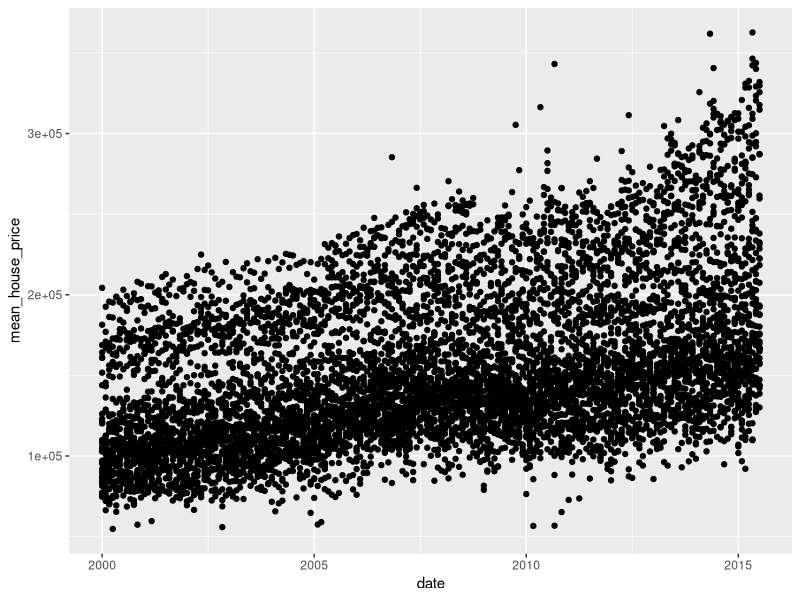
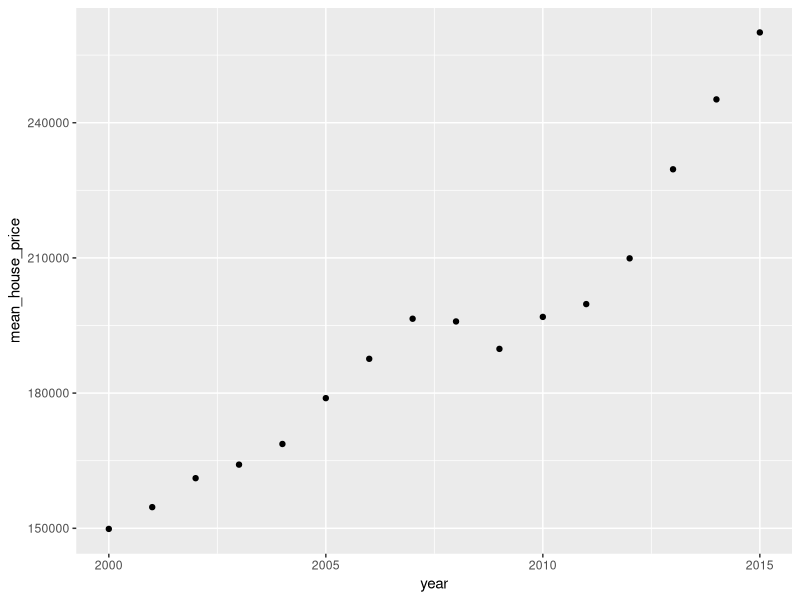
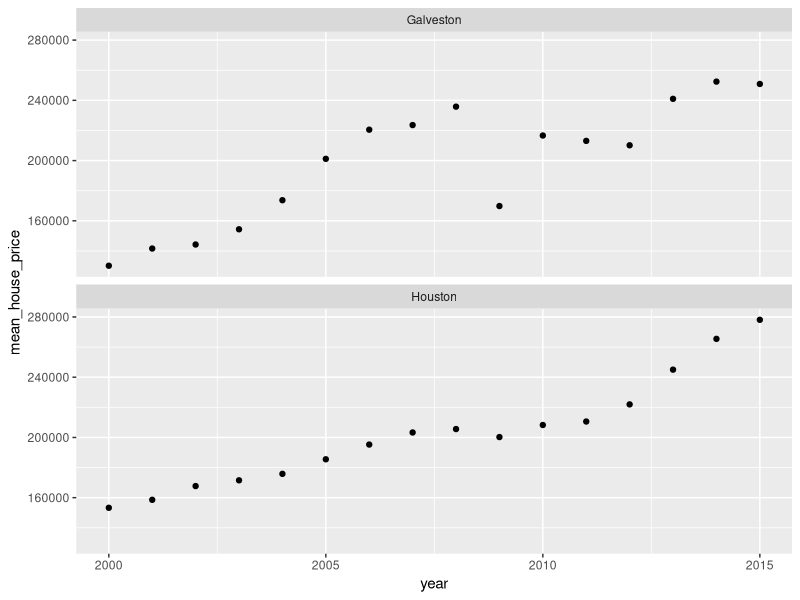

R code for these plots, in order:
library(tidyverse)
library(readxl)

# texas_housing_data <- read_csv("texas_housing_data.csv")

texas_housing_data <- get("txhousing") # dataset included in tidyverse!
head(texas_housing_data)

fed_data <-
  read_xlsx("../data/SCE-Public-LM-Quarterly-Microdata.xlsx")
head(fed_data)

fed_data <- 
  read_xlsx("../data/SCE-Public-LM-Quarterly-Microdata.xlsx", 
            sheet = "Data 2013", 
            skip = 1)
head(fed_data)

dim(fed_data) 
names(fed_data)

select(texas_housing_data, city, date, sales, listings)
select(texas_housing_data, -c(date, sales, listings, inventory))
select(texas_housing_data, city, date, sales, listings, everything())

dim(fed_data)
slim_fed_data <- select(fed_data, userid, weight, starts_with("L18"))
dim(slim_fed_data)
names(slim_fed_data)



mutate(texas_housing_data, mean_house_price = volume / sales)

texas_housing_data_w_mean <- 
  mutate(texas_housing_data, mean_house_price = volume / sales)

select(texas_housing_data_w_mean, 
       city, date, mean_house_price, median)

select(texas_housing_data, city, year, sales, volume)

texas_housing_data %>%
  select(city, year, sales, volume)

texas_housing_data %>%
  mutate(mean_house_price = volume / sales) %>%
  select(city, date, mean_house_price, median)

mutant_data <- 
texas_housing_data %>%
  mutate(mean_house_price = volume / sales,
         difference = mean_house_price - median,
         relative_market_size = percent_rank(volume),
         state = "Texas")

mutant_data %>% 
  ggplot(aes(x = date, y = mean_house_price)) + geom_point()

summary_data <- 
texas_housing_data %>%
  summarize(state = "Texas",
            years = "2000-2015",
            total_sales = sum(sales, na.rm = TRUE),
            total_volume = sum(volume, na.rm = TRUE),
            mean_house_price = total_volume / total_sales)

summary_data

annual_housing_prices <- 
texas_housing_data %>%
  group_by(year) %>%
  summarize(total_sales = sum(sales, na.rm = TRUE),
            total_volume = sum(volume, na.rm = TRUE),
            mean_house_price = total_volume / total_sales)

annual_housing_prices %>% 
  ggplot(aes(x = year, y = mean_house_price)) + geom_point()

annual_housing_prices_by_city <- 
texas_housing_data %>%
  group_by(city, year) %>%
  summarize(total_sales = sum(sales, na.rm = TRUE),
            total_volume = sum(volume, na.rm = TRUE),
            mean_house_price = total_volume / total_sales)

annual_housing_prices_by_city %>% 
  filter(city %in% c("Houston",  "Galveston")) %>%
  ggplot(aes(x = year, y = mean_house_price)) + 
  geom_point() + 
  facet_wrap(facets = "city", nrow = 2)

outcome_of_t_test <- t.test(c(1,2,3,4), c(3,4,4,4))
outcome_of_t_test$statistic

letters <- c("a", "b", "c", "d", "e")
letters[3]
letters[c(1,5)]

fed_data[1, ]   # get row 1
fed_data[ , 4]  # get column 4
fed_data[1, 4]  # get the value of observation 1
                # with variable in column 4
